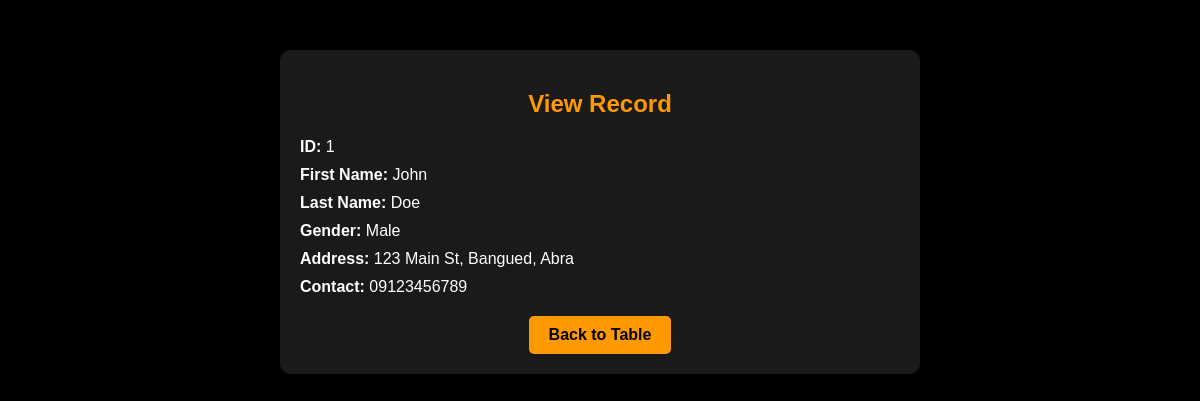
The page /admin/view_rec.php?id=1 on the database its author committed.
### tables this page shows
CREATE TABLE `tbl_accounts` (
  `id` int(11) NOT NULL,
  `fname` varchar(50) NOT NULL,
  `lname` varchar(50) NOT NULL,
  `gender` varchar(10) NOT NULL,
  `address` varchar(255) NOT NULL,
  `contact` varchar(15) NOT NULL
);

### admin/view_rec.php (the view, shortened to what this page needs)
<?php
include '../includes/dbcon.php';
if (isset($_GET['id'])) {
    $id = intval($_GET['id']);
    $sql = "SELECT * FROM tbl_accounts WHERE id = $id";
    $result = mysqli_query($con, $sql);
    if (mysqli_num_rows($result) > 0) {
        $row = mysqli_fetch_assoc($result);
    } else {
        echo "<p>Record not found.</p>";
        exit;
    }
} else {
    echo "<p>Invalid request.</p>";
    exit;
}
?>
<!DOCTYPE html>
<html lang="en">
<head>
</head>
<body>
    <div class="container">
        <h2>View Record</h2>
        <div class="info">
            <p><strong>ID:</strong> <?php echo $row['id']; ?></p>
            <p><strong>First Name:</strong> <?php echo $row['fname']; ?></p>
            <p><strong>Last Name:</strong> <?php echo $row['lname']; ?></p>
            <p><strong>Gender:</strong> <?php echo $row['gender']; ?></p>
            <p><strong>Address:</strong> <?php echo $row['address']; ?></p>
            <p><strong>Contact:</strong> <?php echo $row['contact']; ?></p>
        </div>
        <a href="my_table.php" class="back-btn">Back to Table</a>
    </div>
</body>
</html>

### admin/view_rec.php (style rules this page uses)
body { background-color: #000; color: #fff; font-family: Arial, sans-serif; margin: 0; padding: 0; }
.container { max-width: 600px; margin: 50px auto; padding: 20px; background-color: #1a1a1a; border-radius: 10px; box-shadow: 0 5px 15px rgba(0, 0, 0, 0.7); text-align: center; }
h2 { color: #ff9900; margin-bottom: 20px; }
.info { text-align: left; margin-bottom: 20px; }
.info p { margin: 10px 0; }
.back-btn { display: inline-block; padding: 10px 20px; background-color: #ff9900; color: #000; text-decoration: none; border-radius: 5px; font-weight: bold; }

### rows shown on the page
tbl_accounts: id "1", fname "John", lname "Doe", gender "Male", address "123 Main St, Bangued, Abra", contact "09123456789"
